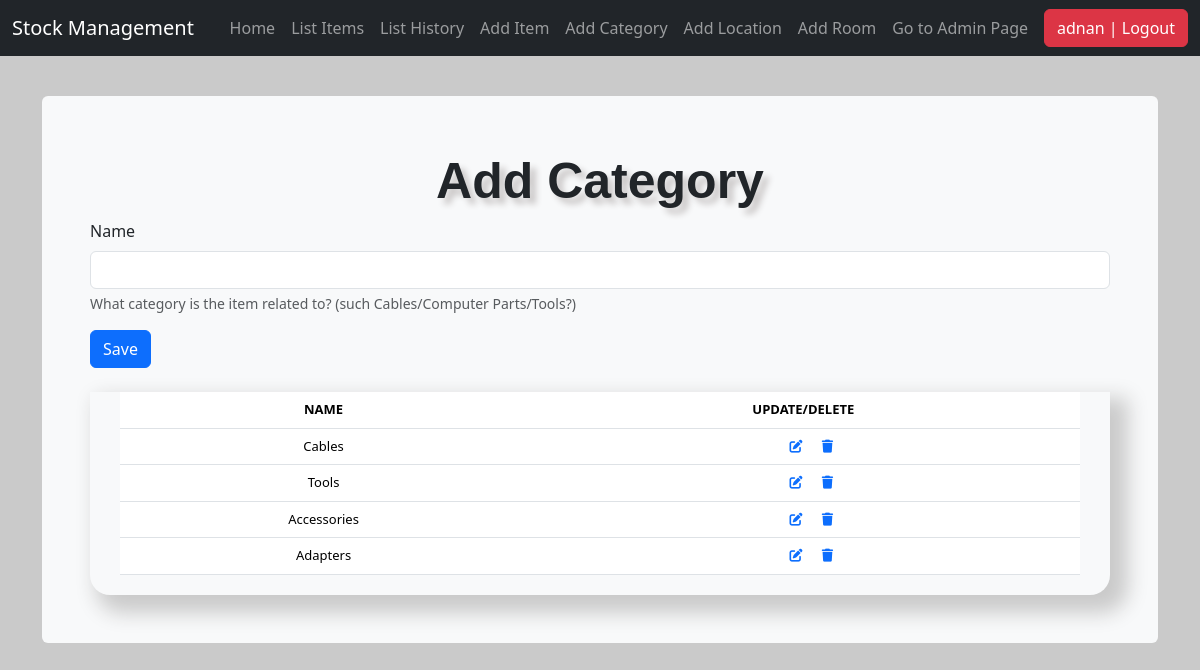
Screenshot of /add_category/ (signed in) with the database file from the repository.
### stockmgmt/models.py (models this page shows, shortened)
class Category(models.Model):
    name = models.CharField(max_length=50, blank=True, null=True,
                            help_text="What category is the item related to? (such Cables/Computer Parts/Tools?)")

### stockmgmt/views.py (the view)
# urls.py: path('add_category/', views.add_category, name='add_category'),
@login_required
def add_category(request):
    form = CategoryCreateForm(request.POST or None)
    if form.is_valid():
        form.save()
        messages.success(request, "The new category has been added.")
        return redirect('add_items')
    queryset = Category.objects.all()
    context = {
        "form": form,
        "title": "Add Category",
        "queryset": queryset,
    }
    return render(request, "./includes/add_category.html", context)

### stockmgmt/forms.py
class CategoryCreateForm(forms.ModelForm):
    class Meta:
        model = Category
        fields = [
            'name'
        ]

### stockmgmt/templates/includes/add_category.html (shortened to what this page needs)
{% extends 'base.html' %}
{% load crispy_forms_tags %}
{% block content %}
<form method="POST">
    <div>
        <div>
            {{ form.name|as_crispy_field }}
        </div>
    </div>
    <div class="form-group">
        <input type="submit" value='Save' class="btn btn-primary" />
    </div>
</form>
<br />
<div class="display_table" id="display_table">
    <table class='table'>
        <thead>
            <tr>
                <th>NAME</th>
                <th>UPDATE/DELETE</th>
            </tr>
        </thead>
        {% for instance in queryset %}
        <tr>
            <td>{{instance.name|title}}</td>
            <td><a href="{% url 'update_category' instance.id %}"><i class="fa-solid fa-pen-to-square px-3"></i></a>
                <a href="{% url 'delete_category' instance.id %}"><i class="fa-solid fa-trash"></i></a></td>
        </tr>
        {% endfor %}
    </table>
</div>
{% endblock %}

### stockmgmt/templates/partials/nav.html (shortened to what this page needs)
<nav class="navbar navbar-expand-md navbar-dark fixed-top bg-dark">
    <div class="container-fluid">
        <a class="navbar-brand" href="#">Stock Management</a>
        <div class="collapse navbar-collapse d-flex justify-content-end" id="navbarCollapse">
            <ul class="navbar-nav ms-auto me-2 my-lg-0">
                <li class="nav-item">
                    <a class="nav-link" aria-current="page" href="{% url 'home' %}">Home</a>
                </li>
                {% if request.user.is_authenticated %}
                <li class="nav-item">
                    <a class="nav-link" href="{% url 'list_items' %}">List Items</a>
                </li>
                {% if request.user.is_superuser %}
                <li class="nav-item">
                    <a class="nav-link" href="{% url 'list_history' %}">List History</a>
                </li>
                {% endif %}
                {% if request.user.is_authenticated %}
                <li class="nav-item">
                    <a class="nav-link" href="{% url 'add_items' %}">Add Item</a>
                </li>
                {% endif %}
                {% if request.user.is_superuser %}
                <li class="nav-item">
                    <a class="nav-link" href="{% url 'add_category' %}">Add Category</a>
                </li>
                <li class="nav-item">
                    <a class="nav-link" href="{% url 'add_location' %}">Add Location</a>
                </li>
                <li class="nav-item">
                    <a class="nav-link" href="{% url 'add_room' %}">Add Room</a>
                </li>
                <li class="nav-item">
                    <a class="nav-link" href="{% url 'admin:index' %}">Go to Admin Page</a>
                </li>
                {% endif %}
                {% endif %}
            </ul>
            <ul class="navbar-nav">
                {% if request.user.is_authenticated %}
                <li><a href="/accounts/logout"><button class="btn btn-danger">{{ user }} | Logout</button></a></li>
                {% else %}
                <li><a href="/accounts/login">Login</a></li>
                {% endif %}
            </ul>
        </div>
    </div>
</nav>

### stockmgmt/static/css/style.css (style rules this page uses)
body { background-color: #cacaca; }
.table { font-size: 13px; text-align: center; width: 95%; margin: auto; text-align: center; }
.table tr:nth-child(odd) { background: #cacaca }
.table tr:nth-child(even) { background: #e9e9e9 }
th { color: #000000; }
.display_table { border-bottom-right-radius: 20px; border-bottom-left-radius: 20px; padding-left: 5px; padding-right: 5px; padding-bottom: 20px; box-shadow: 12px 12px 20px 6px #cacaca; }
.ui-datepicker tbody, td, tfoot, th, thead, tr { padding: 5px; }

### rows the page displays
Category: name "Cables"
Category: name "Tools"
Category: name "Accessories"
Category: name "Adapters"

### other values shown
{{ user }} "adnan"
{{ title }} "Add Category"
